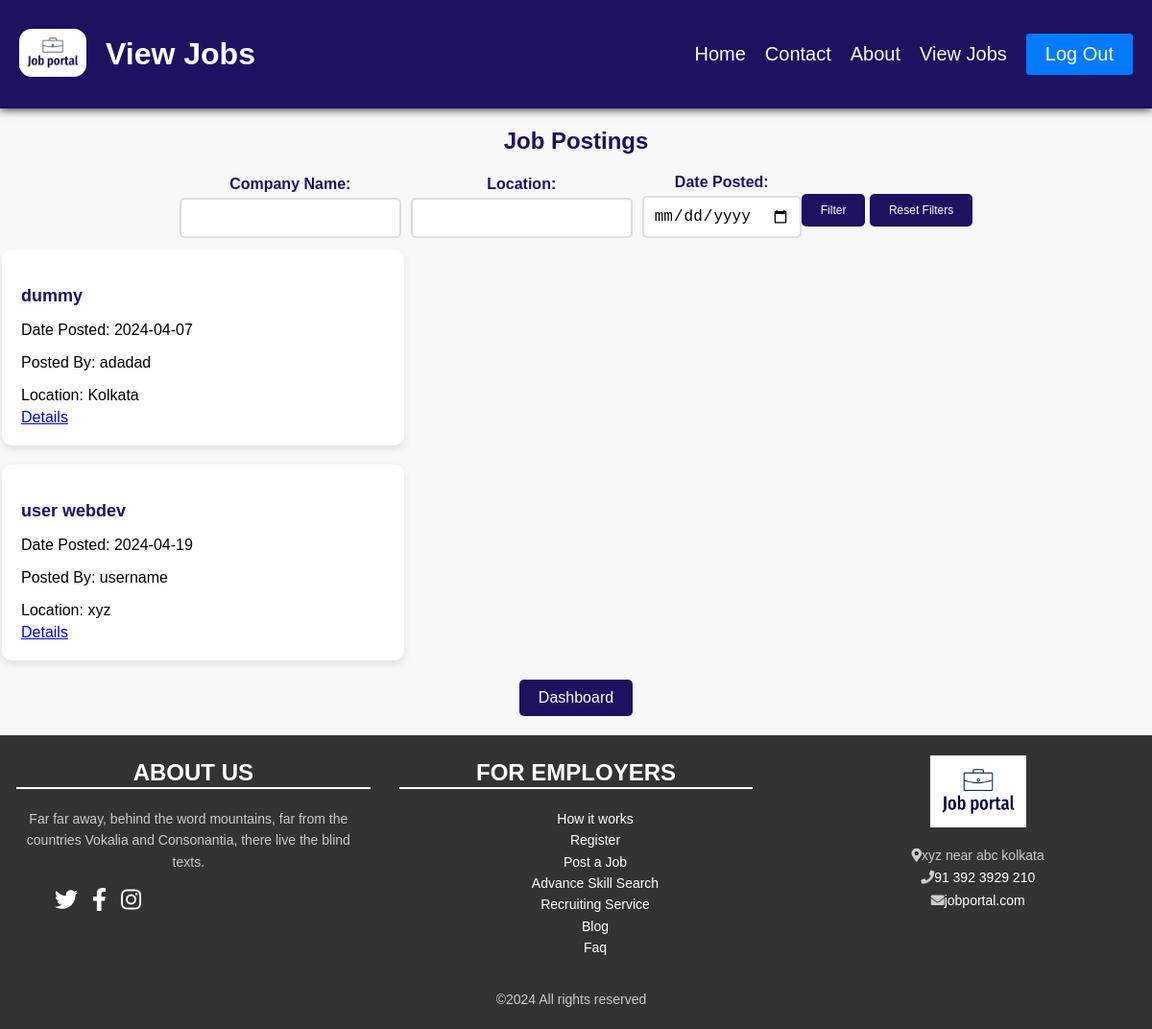
Screenshot of /view_jobs.php with the database file from the repository.
### tables this page shows
CREATE TABLE `job_postings` (
  `id` int(11) NOT NULL,
  `date_posted` date NOT NULL,
  `company` varchar(255) NOT NULL,
  `posted_by` varchar(255) NOT NULL,
  `company_website` varchar(255) NOT NULL,
  `contact_number` varchar(20) NOT NULL,
  `email` varchar(255) NOT NULL,
  `location` varchar(255) NOT NULL,
  `salary` varchar(50) NOT NULL,
  `job_description` text NOT NULL,
  `apply_by` date NOT NULL,
  `skills_required` varchar(255) NOT NULL,
  `training_period` varchar(50) NOT NULL,
  `google_link` varchar(255) NOT NULL
);

### view_jobs.php (the view, shortened to what this page needs)
<?php
include_once('connection.php');
if ($_SERVER['REQUEST_METHOD'] === 'POST') {
    $name = isset($_POST['name']) ? $_POST['name'] : '';
    $location = isset($_POST['location']) ? $_POST['location'] : '';
    $date = isset($_POST['date']) ? $_POST['date'] : '';
    $filter_sql = "SELECT * FROM job_postings WHERE 1=1";
    if (!empty($name)) {
        $filter_sql .= " AND company LIKE '%$name%'";
    }
    if (!empty($location)) {
        $filter_sql .= " AND location = '$location'";
    }
    if (!empty($date)) {
        $filter_sql .= " AND date_posted = '$date'";
    }
    $result = $conn->query($filter_sql);
} else {
    $sql = "SELECT * FROM job_postings";
    $result = $conn->query($sql);
}
?>
<!DOCTYPE html>
<html lang="en">
<head>
</head>
<body>
<?php
include 'navbar.php';
?>
    <div class="container">
        <h2>Job Postings</h2>
        <div class="form-container">
    <form action="<?php echo $_SERVER['PHP_SELF']; ?>" method="POST">
        <div style="display: flex; flex-wrap: wrap; justify-content: space-between; align-items: flex-end;">
            <div style="flex: 1; margin-right: 10px;">
                <label for="name">Company Name:</label>
                <input type="text" name="name" id="name">
            </div>
            <div style="flex: 1; margin-right: 10px;">
                <label for="location">Location:</label>
                <input type="text" name="location" id="location">
            </div>
            <div style="flex: 1;">
                <label for="date">Date Posted:</label>
                <input type="date" name="date" id="date">
            </div>
        </div>
        <div style="text-align: right; margin-top: 10px;">
            <input type="submit" value="Filter">
            <a href="<?php echo $_SERVER['PHP_SELF']; ?>" class="reset-button">Reset Filters</a>
        </div>
    </form>
</div>
    </div>
    <div class="container">
        <?php
        if ($result->num_rows > 0) {
            while ($row = $result->fetch_assoc()) {
                echo "<div class='job-card'>";
                echo "<h3>" . $row['company'] . "</h3>";
                echo "<p>Date Posted: " . $row['date_posted'] . "</p>";
                echo "<p>Posted By: " . $row['posted_by'] . "</p>";
                echo "<p>Location: " . $row['location'] . "</p>";
                echo "<a href='job_details.php?id=" . $row['id'] . "'>Details</a>";
                echo "</div>";
            }
        } else {
            echo "<p>No job postings available</p>";
        }
        ?>
    </div>
    <button onclick="location.href='dashboard.php'">Dashboard</button>
    <?php include 'footer.php'; ?>
</body>
</html>

### view_jobs.php (style rules this page uses)
body { font-family: Arial, sans-serif; background-color: #f8f8f8; margin: 0; padding: 0; }
.container { max-width: 900px; margin: 0 auto; padding: 20px; }
h2 { text-align: center; color: #1d1160; }
.form-container { text-align: center; margin-bottom: 2px; }
.form-container form { display: flex; flex-wrap: wrap; justify-content: center; align-items: center; }
label { display: block; margin-bottom: 5px; font-weight: bold; color: #1d1160; }
input[type="text"], input[type="date"], input[type="submit"] { padding: 10px; border: 2px solid #ddd; border-radius: 5px; font-size: 16px; margin-bottom: 10px; }
input[type="submit"], .reset-button { padding: 10px 20px; background-color: #1d1160; color: white; border: none; border-radius: 5px; cursor: pointer; font-size: 12px; transition: background-color 0.3s; text-decoration: none; }
.job-card { background-color: #fff; border-radius: 10px; box-shadow: 0 4px 8px rgba(0, 0, 0, 0.1); padding: 20px; width: calc(33.33% - 20px); transition: box-shadow 0.3s ease; margin-bottom: 20px; }
.job-card h3 { font-size: 18px; margin-bottom: 10px; color: #1d1160; }
.job-card p { margin-bottom: 5px; }
button { padding: 10px 20px; background-color: #1d1160; color: white; border: none; border-radius: 5px; cursor: pointer; font-size: 16px; display: block; margin: 20px auto; transition: background-color 0.3s; text-decoration:none; }

### footer.php (style rules this page uses)
.container { max-width: 1200px; margin: 0 auto; padding: 0 2px; box-sizing: border-box; }

### rows the page displays
job_postings: company "dummy", date_posted "2024-04-07", posted_by "adadad", location "Kolkata"
job_postings: company "user webdev", date_posted "2024-04-19", posted_by "username", location "xyz"

### other values shown
$title "View Jobs"
